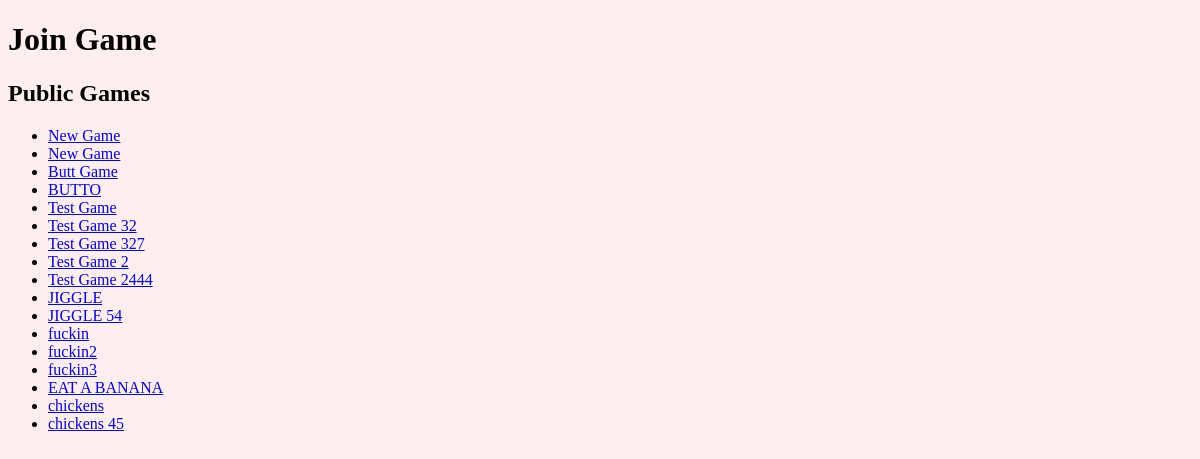
The page /game/join on the database its author committed.
### peppercat/models.py (models this page shows, shortened)
class Game(db.Model):
	__tablename__ = 'games'
	id            = db.Column(db.Integer, primary_key = True)
	name          = db.Column(db.String())
	date          = db.Column(db.DateTime())
	private       = db.Column(db.Boolean())
	current_scene = db.Column(db.Integer, db.ForeignKey('scenes.id'))

### peppercat/routes.py (the view)
@app.route('/game/join', methods=['GET', 'POST'])
def join_game():
	if request.method == 'GET':
		public_games = Game.query.filter_by(private = False).all()
		return render_template('join_game.html', gamelist = public_games)
	elif request.method == 'POST':
		pass

### peppercat/templates/join_game.html
{% extends "layout.html" %}
{% block content %}
	<h1>Join Game</h1>
	<h2>Public Games</h2>
	{% if gamelist %}
		<ul>
		{% for game in gamelist %}
			<li><a href="{{ url_for('game', game = game.id) }}">{{ game.name }}</a></li>
		{% endfor %}
		</ul>
	{% endif %}
{% endblock %}

### peppercat/templates/layout.html (shortened to what this page needs)
<!doctype html>
<html lang="en">
<head>
    <link rel="stylesheet" href="{{ url_for('static', filename='css/main.css') }}">
</head>
<body>
{% block content %}
{% endblock %}
</body>
</html>

### peppercat/client/css/main.css (style rules this page uses)
body { background-color: #ffefef; }

### rows shown on the page
Game: name "New Game"
Game: name "New Game"
Game: name "Butt Game"
Game: name "BUTTO"
Game: name "Test Game"
Game: name "Test Game 32"
Game: name "Test Game 327"
Game: name "Test Game 2"
Game: name "Test Game 2444"
Game: name "JIGGLE"
Game: name "JIGGLE 54"
Game: name "fuckin"
Game: name "fuckin2"
Game: name "fuckin3"
Game: name "EAT A BANANA"
Game: name "chickens"
Game: name "chickens 45"
